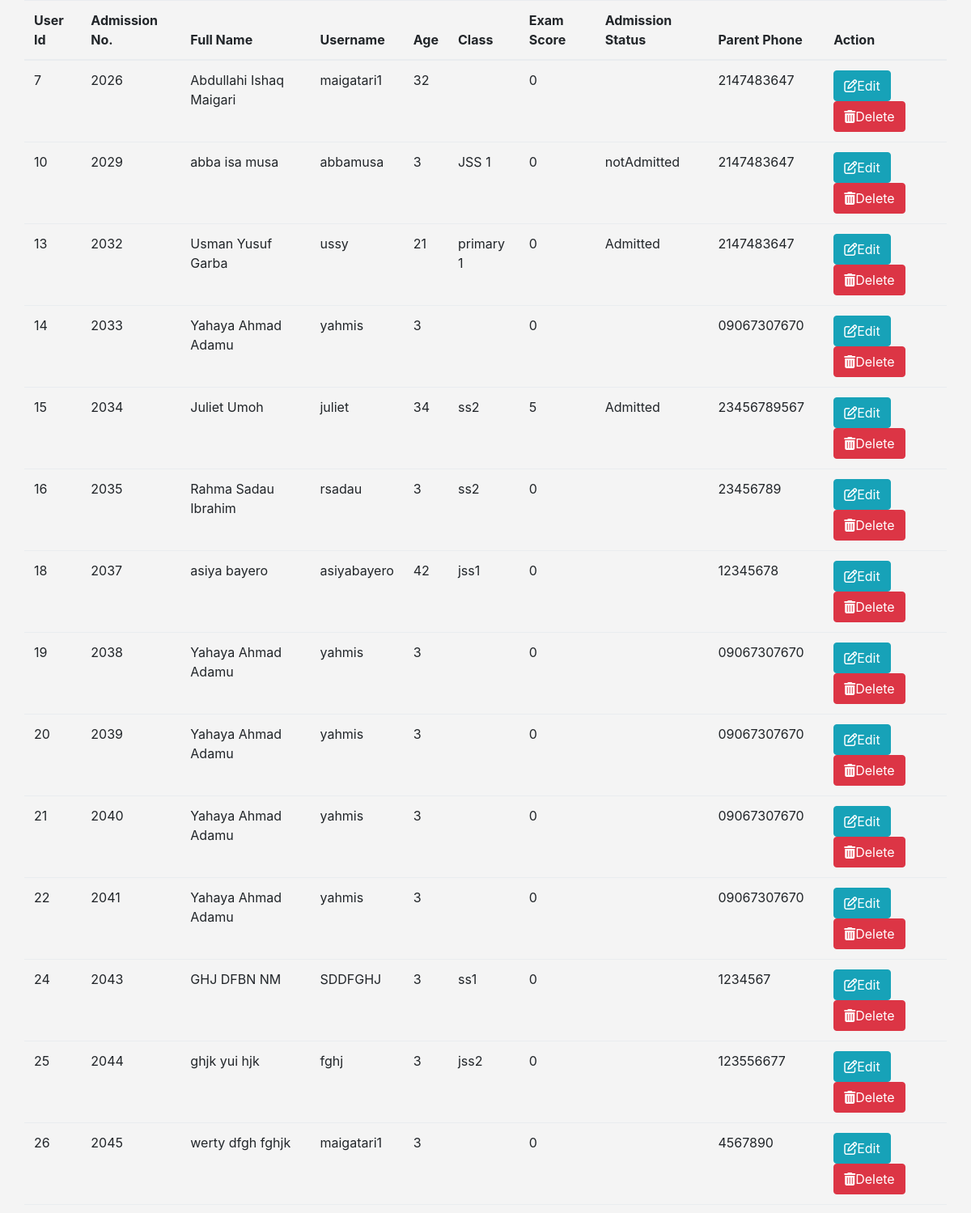
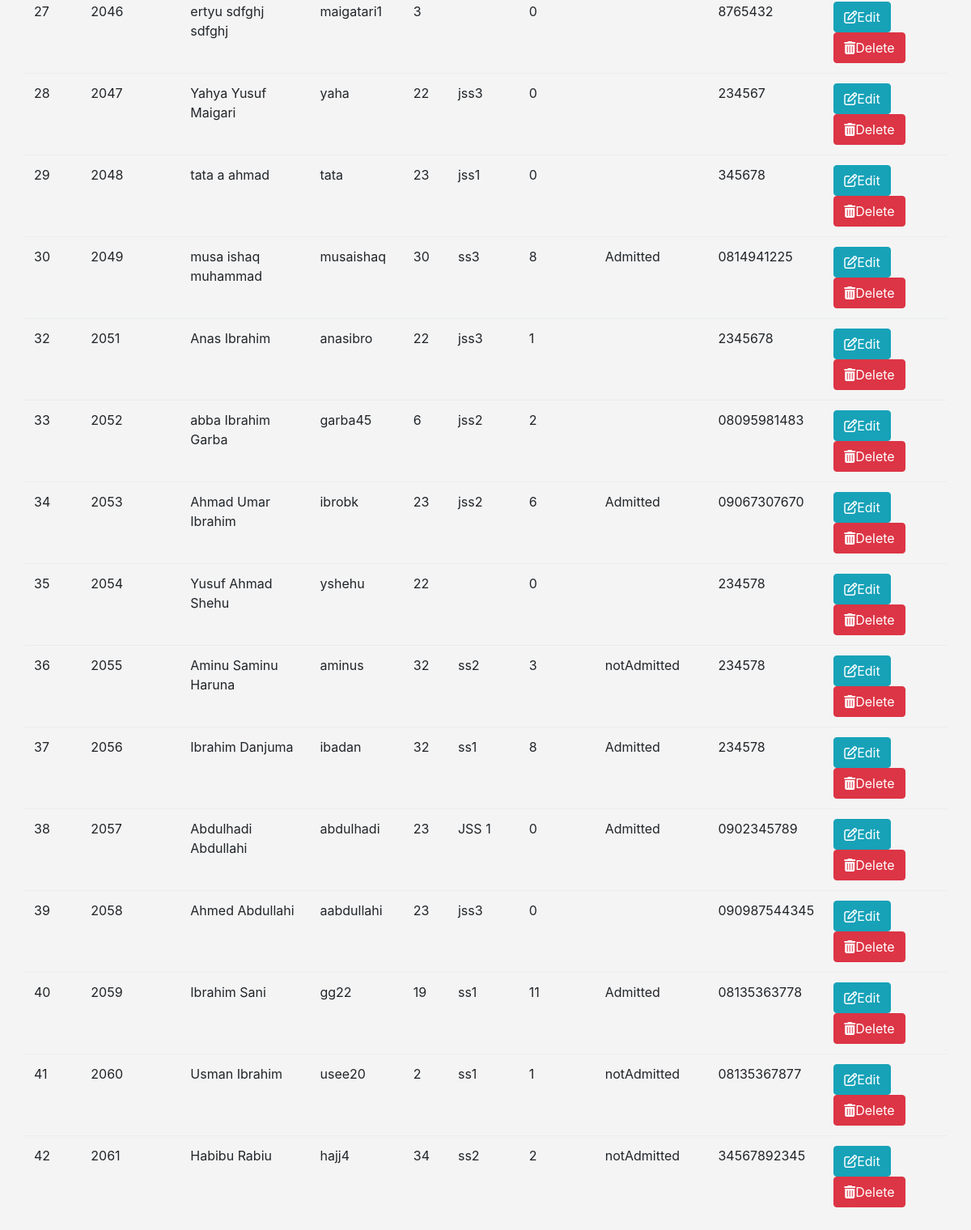
The page /view.php on the database its author committed (2 pictures, top to bottom).
### tables this page shows
CREATE TABLE `user` (
  `id` int(11) NOT NULL,
  `firstName` varchar(100) NOT NULL,
  `surName` varchar(100) NOT NULL,
  `middleName` varchar(100) DEFAULT NULL,
  `dob` date NOT NULL,
  `gender` varchar(100) NOT NULL,
  `address` text NOT NULL,
  `phoneNumber` varchar(100) NOT NULL,
  `state` varchar(100) NOT NULL,
  `lga` varchar(100) NOT NULL,
  `category` varchar(100) DEFAULT NULL,
  `class` varchar(100) NOT NULL,
  `username` varchar(100) NOT NULL,
  `password` varchar(100) NOT NULL,
  `confirmPass` varchar(100) NOT NULL,
  `testScore` int(11) NOT NULL,
  `admstatus` varchar(100) NOT NULL,
  `admNumber` varchar(100) NOT NULL
);

### view.php (the view, shortened to what this page needs)
<!DOCTYPE html>
<html>
<head>
    <link rel="stylesheet" type="text/css"  href="css/bootstrap.min.css" />
    <link rel="stylesheet" type="text/css" href="css/font-awesome.min.css">
</head>
<body>
<div class="container">
    <?php require_once "process1.php"; ?>
    <?php
    $mysqli = new mysqli('localhost', 'root', '', 'admin') or die(mysqli_error($mysqli).mysql_errno());
    $result = $mysqli->query("SELECT * FROM user") or die($mysqli->error);
    ?>
    <div class="row justify-content-center">
    <table class="table">
        <thead>
            <tr>
                <th>User Id</th>
                <th>Admission No.</th>
                <th>Full Name</th>
                <th>Username</th>
                <th>Age</th>
                <th>Class</th>
                <th>Exam Score</th>
                <th>Admission Status</th>
                <th>Parent Phone</th>
                <th colspan="2">Action</th>
            </tr>
        </thead>
        <?php
            while ($row = $result->fetch_assoc()):
        ?>
        <tr>
            <td><?php echo $row['id'];?></td>
            <td><?php echo $row['id'] + 2019;?></td>
            <td><?php echo $row['firstName'].' '. $row['surName'].' ' .$row['middleName'];?></td>
            <td><?php echo $row['username'];?></td>
            <td><?php echo date('Y, F, d')-$row['dob'];?></td>
            <td><?php echo $row['class'];?></td>
            <td><?php echo $row['testScore'];?></td>
            <td><?php echo $row['admstatus'];?></td>
            <td><?php echo $row['phoneNumber'];?></td>
            <td>
                <a href="newReg.php?edit=<?php echo $row['id']; ?>"
                    class="btn btn-info"><i class="fa fa-edit"></i>Edit</a>
                <a href="process1.php?delete=<?php echo $row['id']; ?>"
                    class="btn btn-danger"><i class="fa fa-trash"></i>Delete</a>
            </td>
        </tr>
        <?php endwhile; ?>
    </table>
    </div>
 </div>
</body>
</html>

### view.php (style rules this page uses)
body { background-color: #f4f4f4; }

### rows shown on the page
user: id "7", $row['id'] + 2019 "2026", firstName "Abdullahi", surName "Ishaq", middleName "Maigari", username "maigatari1", testScore "0", phoneNumber "2147483647"
user: id "10", $row['id'] + 2019 "2029", firstName "abba", surName "isa", middleName "musa", username "abbamusa", class "JSS 1", testScore "0", admstatus "notAdmitted", phoneNumber "2147483647"
user: id "13", $row['id'] + 2019 "2032", firstName "Usman", surName "Yusuf", middleName "Garba", username "ussy", class "primary 1", testScore "0", admstatus "Admitted", phoneNumber "2147483647"
user: id "14", $row['id'] + 2019 "2033", firstName "Yahaya", surName "Ahmad", middleName "Adamu", username "yahmis", testScore "0", phoneNumber "09067307670"
user: id "15", $row['id'] + 2019 "2034", firstName "Juliet", surName "Umoh", username "juliet", class "ss2", testScore "5", admstatus "Admitted", phoneNumber "23456789567"
user: id "16", $row['id'] + 2019 "2035", firstName "Rahma", surName "Sadau", middleName "Ibrahim", username "rsadau", class "ss2", testScore "0", phoneNumber "23456789"
user: id "18", $row['id'] + 2019 "2037", firstName "asiya", surName "bayero", username "asiyabayero", class "jss1", testScore "0", phoneNumber "12345678"
user: id "19", $row['id'] + 2019 "2038", firstName "Yahaya", surName "Ahmad", middleName "Adamu", username "yahmis", testScore "0", phoneNumber "09067307670"
user: id "20", $row['id'] + 2019 "2039", firstName "Yahaya", surName "Ahmad", middleName "Adamu", username "yahmis", testScore "0", phoneNumber "09067307670"
user: id "21", $row['id'] + 2019 "2040", firstName "Yahaya", surName "Ahmad", middleName "Adamu", username "yahmis", testScore "0", phoneNumber "09067307670"
user: id "22", $row['id'] + 2019 "2041", firstName "Yahaya", surName "Ahmad", middleName "Adamu", username "yahmis", testScore "0", phoneNumber "09067307670"
user: id "24", $row['id'] + 2019 "2043", firstName "GHJ", surName "DFBN", middleName "NM", username "SDDFGHJ", class "ss1", testScore "0", phoneNumber "1234567"
user: id "25", $row['id'] + 2019 "2044", firstName "ghjk", surName "yui", middleName "hjk", username "fghj", class "jss2", testScore "0", phoneNumber "123556677"
user: id "26", $row['id'] + 2019 "2045", firstName "werty", surName "dfgh", middleName "fghjk", username "maigatari1", testScore "0", phoneNumber "4567890"
user: id "27", $row['id'] + 2019 "2046", firstName "ertyu", surName "sdfghj", middleName "sdfghj", username "maigatari1", testScore "0", phoneNumber "8765432"
user: id "28", $row['id'] + 2019 "2047", firstName "Yahya", surName "Yusuf", middleName "Maigari", username "yaha", class "jss3", testScore "0", phoneNumber "234567"
user: id "29", $row['id'] + 2019 "2048", firstName "tata", surName "a", middleName "ahmad", username "tata", class "jss1", testScore "0", phoneNumber "345678"
user: id "30", $row['id'] + 2019 "2049", firstName "musa", surName "ishaq", middleName "muhammad", username "musaishaq", class "ss3", testScore "8", admstatus "Admitted", phoneNumber "0814941225"
user: id "32", $row['id'] + 2019 "2051", firstName "Anas", surName "Ibrahim", username "anasibro", class "jss3", testScore "1", phoneNumber "2345678"
user: id "33", $row['id'] + 2019 "2052", firstName "abba", surName "Ibrahim", middleName "Garba", username "garba45", class "jss2", testScore "2", phoneNumber "08095981483"
user: id "34", $row['id'] + 2019 "2053", firstName "Ahmad", surName "Umar", middleName "Ibrahim", username "ibrobk", class "jss2", testScore "6", admstatus "Admitted", phoneNumber "09067307670"
user: id "35", $row['id'] + 2019 "2054", firstName "Yusuf", surName "Ahmad", middleName "Shehu", username "yshehu", testScore "0", phoneNumber "234578"
user: id "36", $row['id'] + 2019 "2055", firstName "Aminu", surName "Saminu", middleName "Haruna", username "aminus", class "ss2", testScore "3", admstatus "notAdmitted", phoneNumber "234578"
user: id "37", $row['id'] + 2019 "2056", firstName "Ibrahim", surName "Danjuma", username "ibadan", class "ss1", testScore "8", admstatus "Admitted", phoneNumber "234578"
user: id "38", $row['id'] + 2019 "2057", firstName "Abdulhadi", surName "Abdullahi", username "abdulhadi", class "JSS 1", testScore "0", admstatus "Admitted", phoneNumber "0902345789"
user: id "39", $row['id'] + 2019 "2058", firstName "Ahmed", surName "Abdullahi", username "aabdullahi", class "jss3", testScore "0", phoneNumber "090987544345"
user: id "40", $row['id'] + 2019 "2059", firstName "Ibrahim", surName "Sani", username "gg22", class "ss1", testScore "11", admstatus "Admitted", phoneNumber "08135363778"
user: id "41", $row['id'] + 2019 "2060", firstName "Usman", surName "Ibrahim", username "usee20", class "ss1", testScore "1", admstatus "notAdmitted", phoneNumber "08135367877"
user: id "42", $row['id'] + 2019 "2061", firstName "Habibu", surName "Rabiu", username "hajj4", class "ss2", testScore "2", admstatus "notAdmitted", phoneNumber "34567892345"
